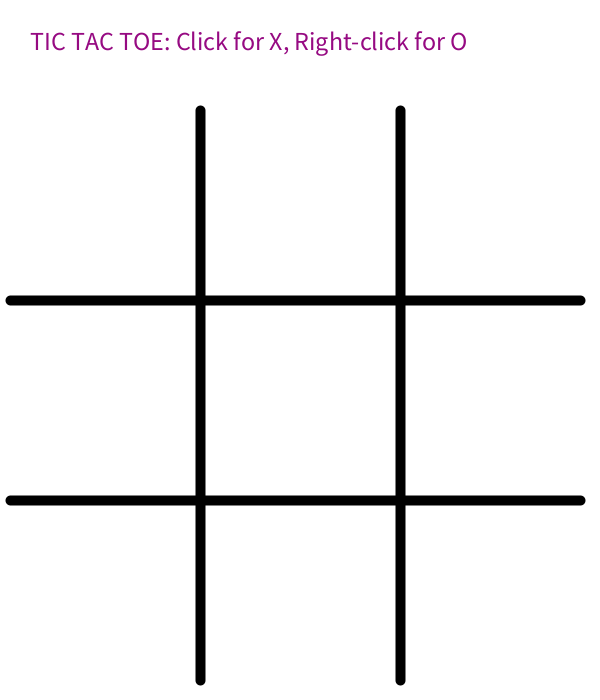
Frame 1 (no input)
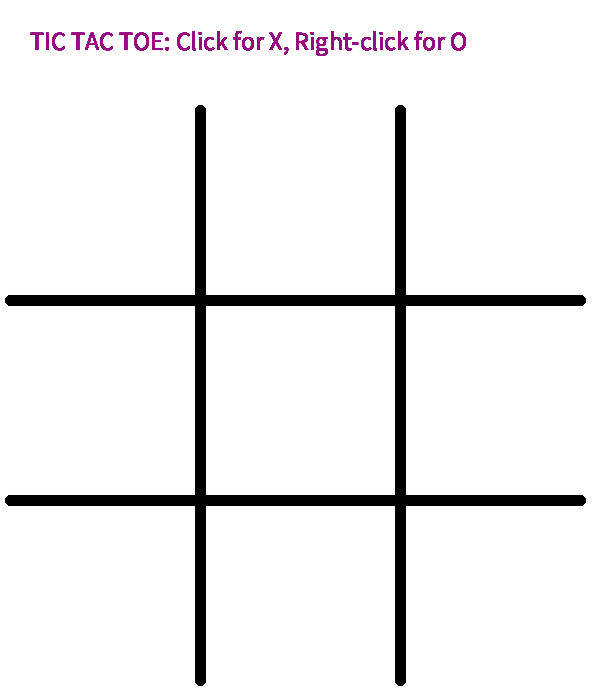
Frame 60 (the mouse pressed at the canvas centre just before this capture)
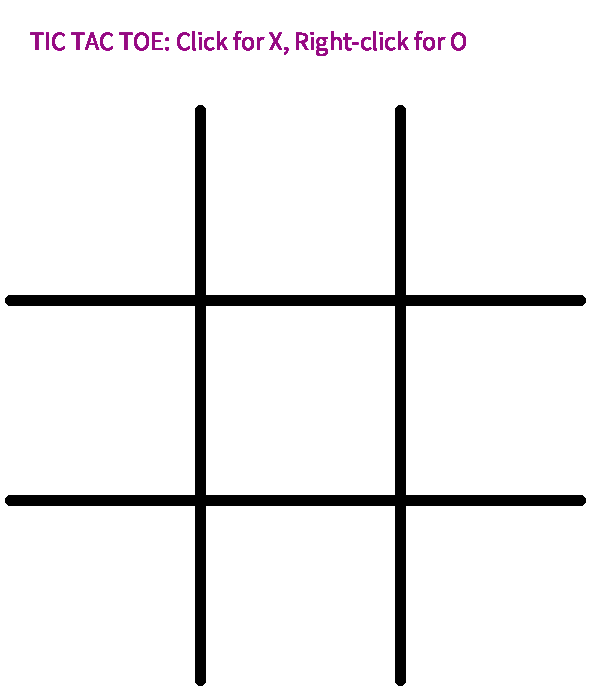
Frame 120 (the mouse held since frame 60 and released just before this capture)

The Processing sketch that drew these frames (run headless with seeded random() and noise(); from frame 60 on, the mouse is pressed at the canvas centre):

// Processing sketch: Week3_Homework_TicTacToe
// ── Week3_Homework_TicTacToe.pde
int x, y;

void setup(){
  size(600, 700);
  background(255);
}

void draw(){
  
  textSize(26);
  fill(150, 10, 130);
  text("TIC TAC TOE: Click for X, Right-click for O", 30, 50);
  
//TIC TAC TOE GRID
  fill(0);
  strokeWeight(10);
  line(width/3, 110, width/3, height-20);
  line(width*2/3, 110, width*2/3, height-20);
  pushMatrix();
  translate(0, 100);
  line(10, 200, width-20, 200);
  line(10, 400, width-20, 400);
  popMatrix();
  
}


void mousePressed(){
  if (mouseButton == RIGHT){
    drawO(mouseX, mouseY);
  } else {
    drawX(mouseX, mouseY);
  }
}

//Functions to draw Xs and Os

void drawX(int x, int y){
  line(x+50, y+50, x-50, y-50);
  line(x+50, y-50, x-50, y+50);
} 
  
void drawO(int x, int y){
  noFill();
  ellipse(x, y, 100, 100);
}
